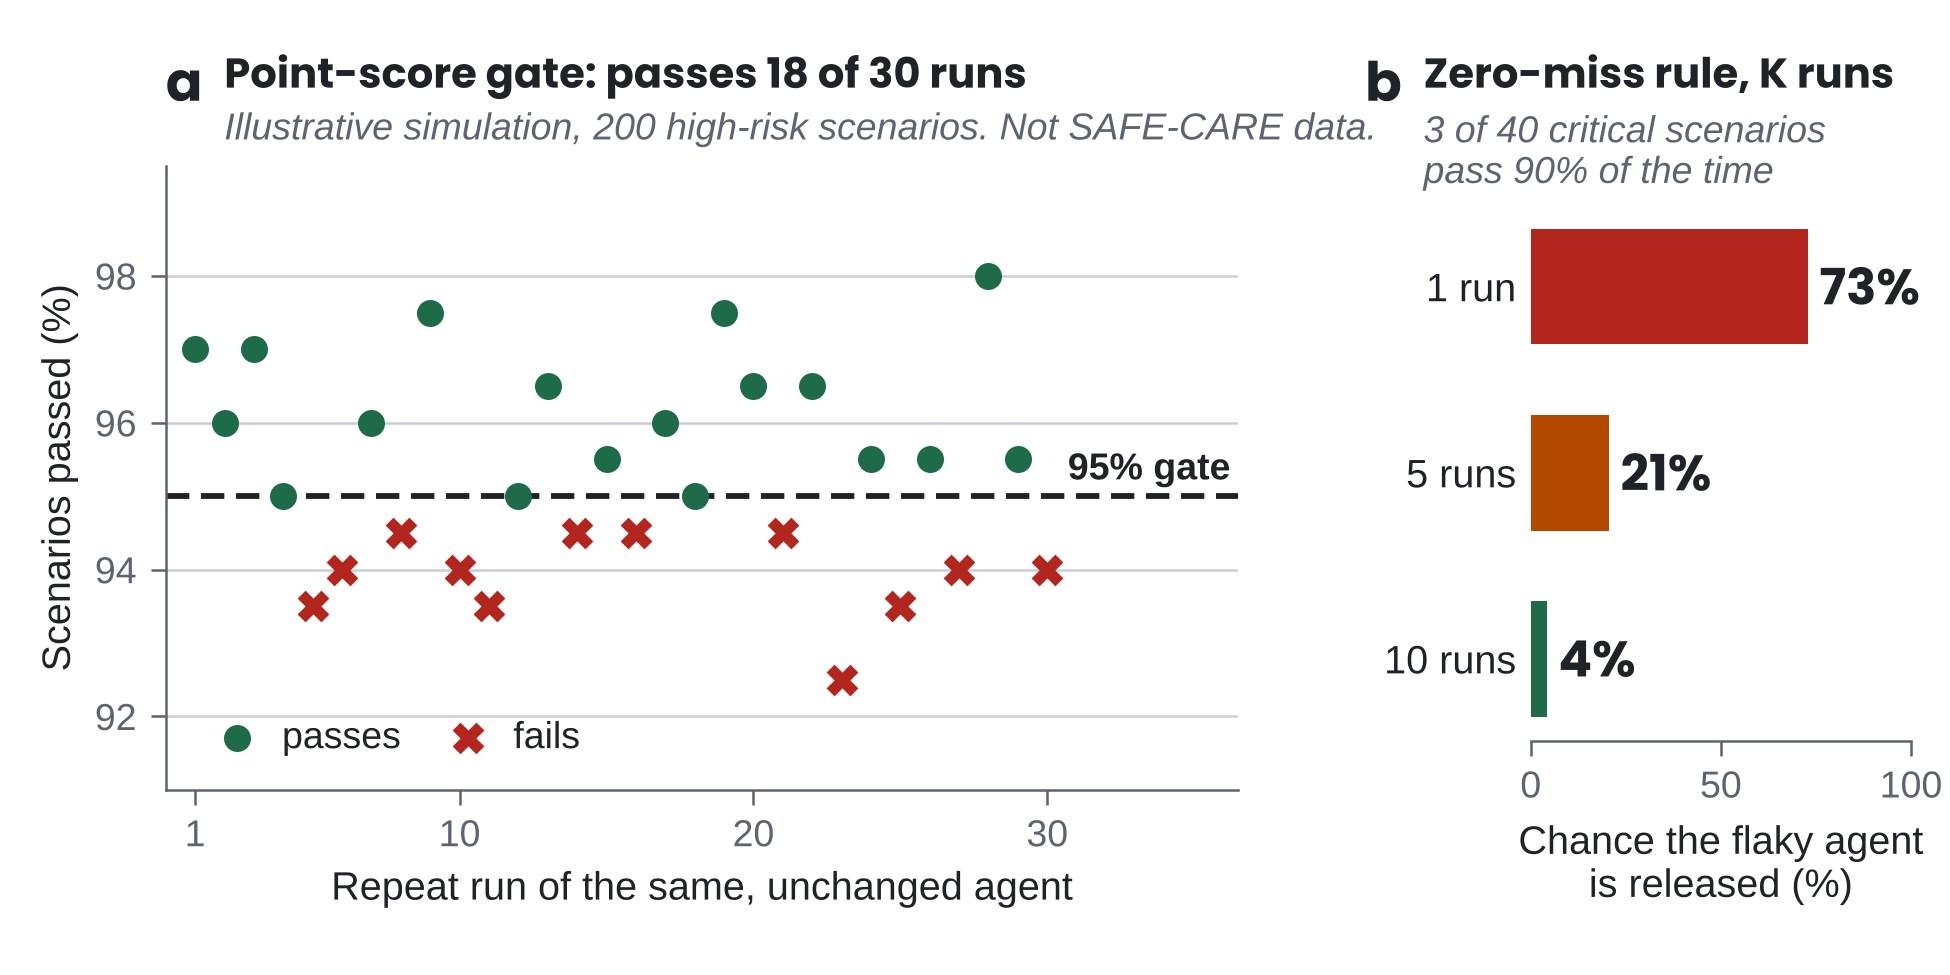

The script that saved this image:
import numpy as np, fk
import matplotlib.pyplot as plt
rng = np.random.default_rng(2026)
R = 30
p_hi = np.clip(rng.beta(30, 1.4, 200), 0, 1)
hi_rates = np.array([(rng.random(200) < p_hi).mean() for _ in range(R)])
print("true mean pass prob", p_hi.mean().round(4), "runs >=95%:", (hi_rates >= 0.95).sum())
fig = plt.figure(figsize=(fk.W, 3.25))
a = fig.add_axes([0.085, 0.19, 0.55, 0.64]); b = fig.add_axes([0.785, 0.24, 0.195, 0.55])
fig._r = fig.canvas.get_renderer()
for ax in (a, b):
    for s in ("top", "right"): ax.spines[s].set_visible(False)
    ax.tick_params(labelsize=9, colors=fk.MUTED)
x = np.arange(1, R + 1); ok = hi_rates >= 0.95
a.scatter(x[ok], hi_rates[ok] * 100, s=42, color=fk.FIX, marker="o", lw=0, label="passes", zorder=3)
a.scatter(x[~ok], hi_rates[~ok] * 100, s=58, color=fk.DEFECT, marker="X", lw=0, label="fails", zorder=3)
a.axhline(95, color=fk.INK, lw=1.4, ls=(0, (4, 2)))
a.text(R + 0.7, 95.12, "95% gate", va="bottom", fontsize=9, color=fk.INK, weight="bold")
a.set_xlim(0, R + 6.5); a.set_xticks([1, 10, 20, 30]); a.set_ylim(91, 99.5); a.set_yticks([92, 94, 96, 98])
a.set_xlabel("Repeat run of the same, unchanged agent", fontsize=9.5)
a.set_ylabel("Scenarios passed (%)", fontsize=9.5)
a.grid(axis="y", color=fk.RULE, lw=0.6); a.set_axisbelow(True)
a.legend(frameon=False, loc="lower left", fontsize=9, handletextpad=0.2, ncol=2, columnspacing=0.8)
fig.text(0.085, 0.955, "a", fontsize=13, weight="bold", family=fk.HEAD, va="top")
fig.text(0.115, 0.955, f"Point-score gate: passes {ok.sum()} of {R} runs", fontsize=10,
         weight="bold", family=fk.HEAD, va="top")
fig.text(0.115, 0.885, "Illustrative simulation, 200 high-risk scenarios. Not SAFE-CARE data.", fontsize=9,
         color=fk.MUTED, style="italic", va="top")
# panel b: exact probability that an agent with 3 flaky critical scenarios (each passes 90%) is released
p_run = 0.9 ** 3
ks = [1, 5, 10]; probs = [p_run ** k for k in ks]
cols = [fk.DEFECT, fk.RELEASE, fk.FIX]
b.barh(range(3)[::-1], [p * 100 for p in probs], color=cols, height=0.62)
for y, p in zip(range(3)[::-1], probs):
    b.text(p * 100 + 3, y, f"{p:.0%}", va="center", fontsize=12, weight="bold", family=fk.HEAD, color=fk.INK)
b.set_yticks(range(3)[::-1], ["1 run", "5 runs", "10 runs"], fontsize=9.5, color=fk.INK)
b.set_xlim(0, 100); b.set_xticks([0, 50, 100])
b.set_xlabel("Chance the flaky agent\nis released (%)", fontsize=9.5)
b.tick_params(axis="y", length=0); b.spines["left"].set_visible(False)
fig.text(0.70, 0.955, "b", fontsize=13, weight="bold", family=fk.HEAD, va="top")
fig.text(0.73, 0.955, "Zero-miss rule, K runs", fontsize=10, weight="bold", family=fk.HEAD, va="top")
fig.text(0.73, 0.885, "3 of 40 critical scenarios\npass 90% of the time", fontsize=9, color=fk.MUTED, style="italic", va="top")
fk.save(fig, "gate-noise")
